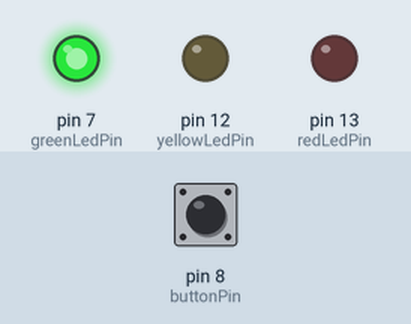
Recording of a sketch running on a simulated Arduino Uno, built with avr-gcc and run on an emulated ATmega328P. On the bench: output pins drawn as LEDs (lit = HIGH). The inputs (shaded band) are chosen by the test bench; at power-on: pin 8 (buttonPin) HIGH.

Above: at 1.2 s.
1.3 s: pin 8 (buttonPin) pulled LOW for 0.15 s
At 2.1 s:
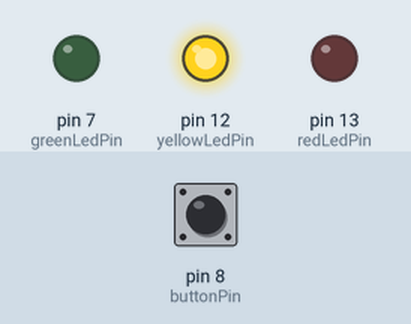
2.9 s: pin 8 (buttonPin) pulled LOW for 1 s
At 3.3 s:
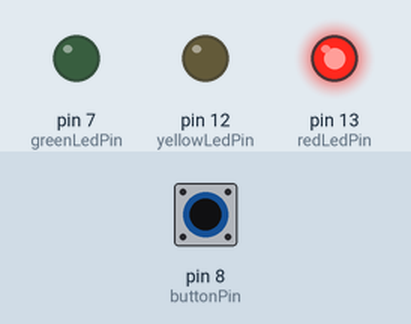
5.4 s: pin 8 (buttonPin) pulled LOW for 3.2 s
At 6.4 s:
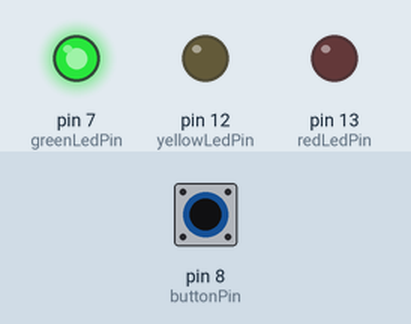
Timing chart, 0 to 8.4 s (numbered marks = the images above; inputs shaded):
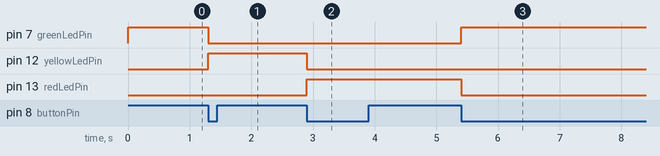

The sketch:

trafficLight.ino
```cpp
const int buttonPin = 8;
const int redLedPin = 13;
const int yellowLedPin = 12;
const int greenLedPin  = 7;

int state = 0;

void setup()
{
  pinMode(buttonPin, INPUT);
  pinMode(redLedPin, OUTPUT);
  pinMode(yellowLedPin, OUTPUT);
  pinMode(greenLedPin, OUTPUT);

  digitalWrite(greenLedPin, HIGH);
}

void loop()
{
  if (digitalRead(buttonPin) == LOW)
  {

    if (state == 0)
    {
      digitalWrite(greenLedPin, LOW); // Éteins la led verte
      digitalWrite(yellowLedPin, HIGH); // Allume la led jaune
      state = 1; // Change d'état
    }
    else if (state == 1)
    {
      digitalWrite(yellowLedPin, LOW); // Éteins la led jaune
      digitalWrite(redLedPin, HIGH); // Allume la led rouge
      state = 2; // Change d'état
    }
    else
    {
      digitalWrite(redLedPin, LOW); // Étiens la led rouge
      digitalWrite(greenLedPin, HIGH); // Allume la led verte
      state = 0; // Change d'état
    }

    while (digitalRead(buttonPin) == LOW) // Attends que le bouton soit relaché avant de continuer a boucler
    {
      delay(1);
    }
  }
}
```

Measured:
- after the input at 1.3 s, pin 7 (greenLedPin): HIGH → LOW at once; pin 12 (yellowLedPin): LOW → HIGH at once
- after the input at 2.9 s, pin 12 (yellowLedPin): HIGH → LOW at once; pin 13 (redLedPin): LOW → HIGH at once
- after the input at 5.4 s, pin 7 (greenLedPin): LOW → HIGH at once; pin 13 (redLedPin): HIGH → LOW at once
